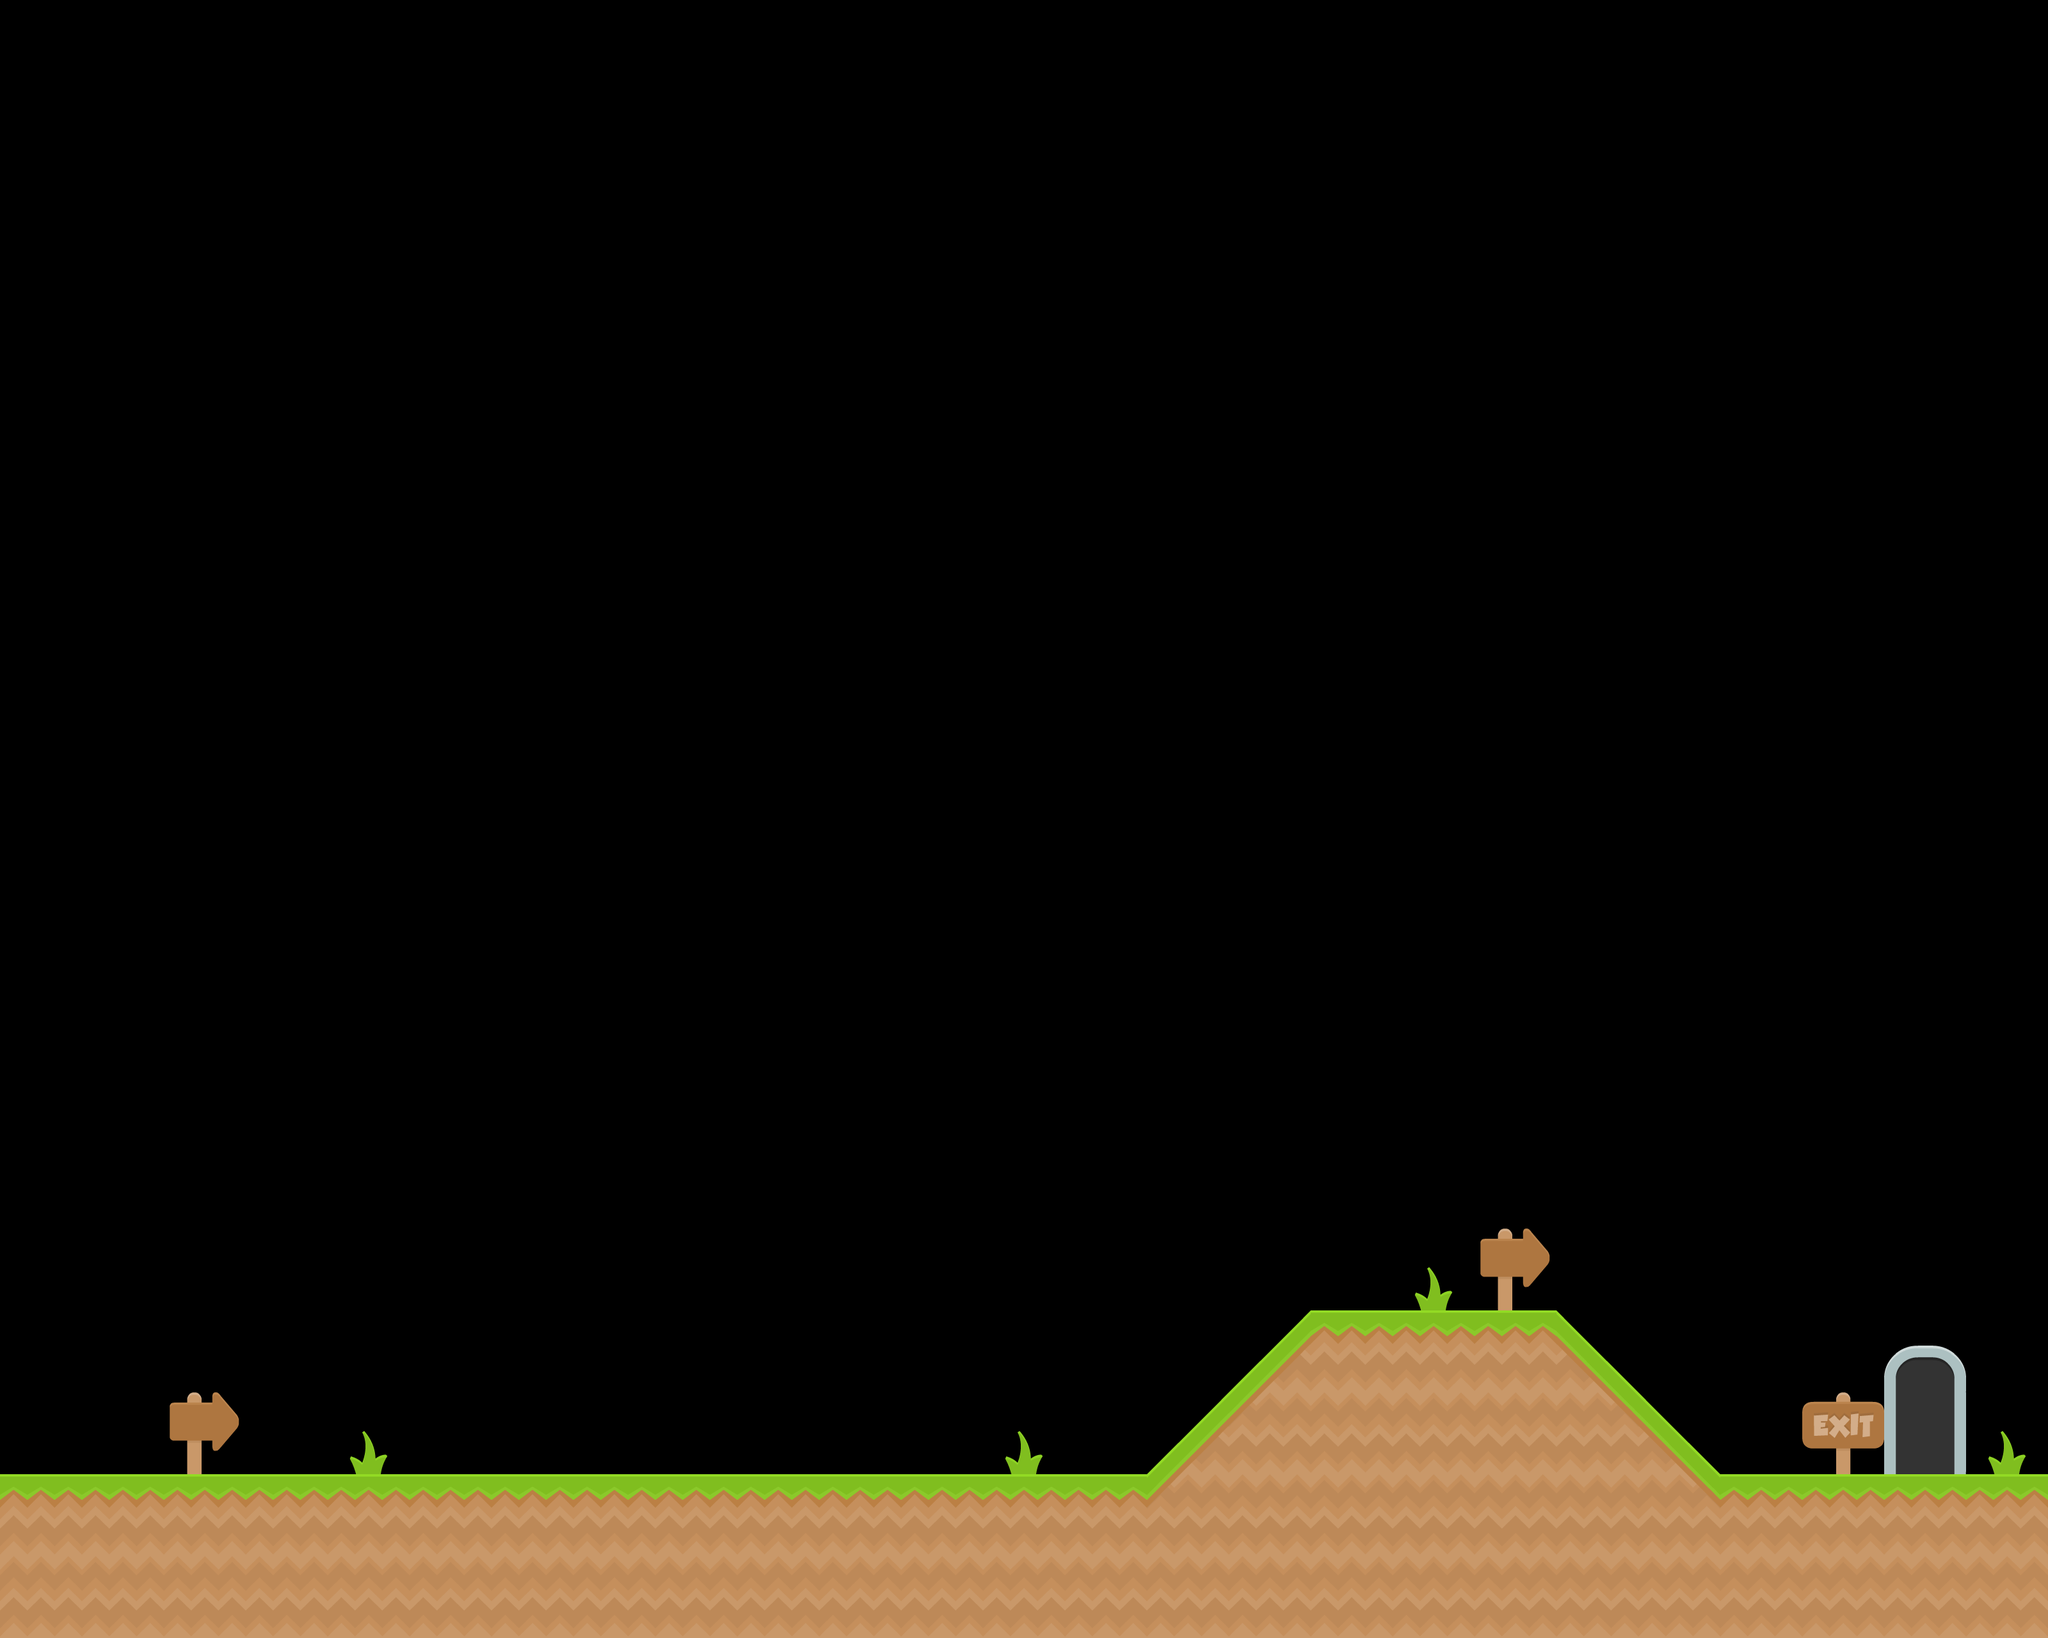

Rendered tile map (Tiled .tmx) drawn with the repository's tilesets; below, a short description and the map source with its tile grids summarised:
An orthogonal 25x20 tile map with 128x128 px tiles, 4 tile layers (ground, ladders, background, goal) and 4 objects.

<map version="1.8" tiledversion="1.8.4" orientation="orthogonal" renderorder="right-down" width="25" height="20" tilewidth="128" tileheight="128" infinite="0" nextlayerid="6" nextobjectid="6">
 <tileset firstgid="1" source="arcade_platformer.tsx" />
 <layer id="1" name="ground" width="25" height="20">
  <data>[500 cells, 62 non-empty, 6 distinct tile ids]</data>
 </layer>
 <layer id="2" name="ladders" width="25" height="20">
  <data>[500 cells, 0 non-empty, 0 distinct tile ids]</data>
 </layer>
 <layer id="3" name="background" width="25" height="20">
  <data>[500 cells, 7 non-empty, 3 distinct tile ids]</data>
 </layer>
 <layer id="4" name="goal" width="25" height="20">
  <data>[500 cells, 2 non-empty, 2 distinct tile ids]</data>
 </layer>
 <objectgroup id="5" name="coins">
  <object id="2" gid="23" x="380" y="2308" width="128" height="128">
   <properties>
    <property name="point_value" type="int" value="1" />
   </properties>
  </object>
  <object id="3" gid="23" x="888" y="2196" width="128" height="128" />
  <object id="4" gid="25" x="1772" y="2168" width="128" height="128">
   <properties>
    <property name="point_value" type="int" value="10" />
   </properties>
  </object>
  <object id="5" gid="24" x="2176" y="1908" width="128" height="128">
   <properties>
    <property name="point_value" type="int" value="100" />
   </properties>
  </object>
 </objectgroup>
</map>
